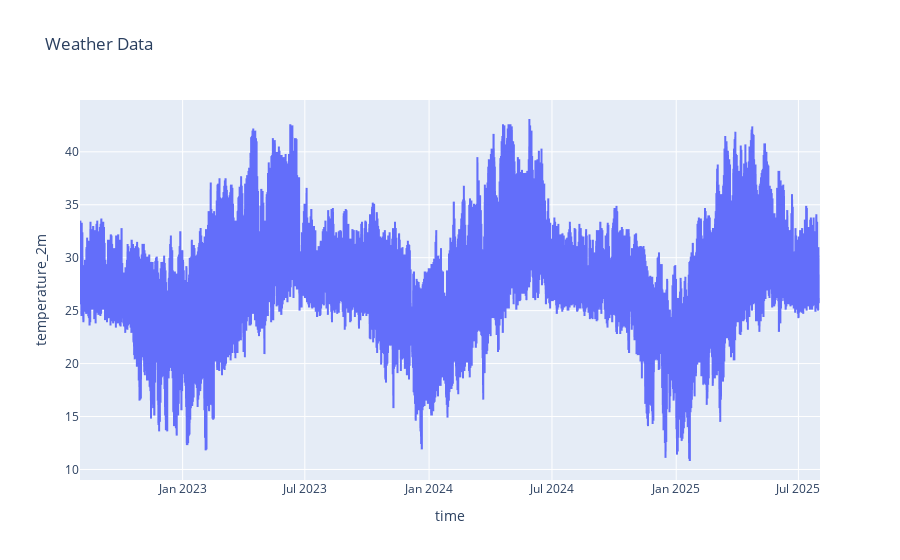

Here is the notebook cell this chart was saved with:
### Code cell
import plotly.express as px

fig = px.line(df, x="time", y='temperature_2m', title="Weather Data")
fig.show()

### Figure 1 — Plotly figure (JSON) as saved in the notebook; plotly's stock layout.template omitted (floating-point values rounded to 4 significant figures; data arrays with more than 128 entries replaced by an {"elided": "..."} marker saying what was removed)
{"data": [{"hovertemplate": "time=%{x}<br>temperature_2m=%{y}<extra></extra>", "legendgroup": "", "line": {"color": "#636efa", "dash": "solid"}, "marker": {"symbol": "circle"}, "mode": "lines", "name": "", "showlegend": false, "type": "scattergl", "x": {"elided": "26304 str values"}, "xaxis": "x", "y": {"elided": "26304 float values"}, "yaxis": "y"}], "layout": {"legend": {"tracegroupgap": 0}, "title": {"text": "Weather Data"}, "xaxis": {"anchor": "y", "domain": [0, 1], "title": {"text": "time"}}, "yaxis": {"anchor": "x", "domain": [0, 1], "title": {"text": "temperature_2m"}}}}
